Frame 1 (no input): blank canvas, image omitted
Frame 60 (no input): blank canvas, image omitted
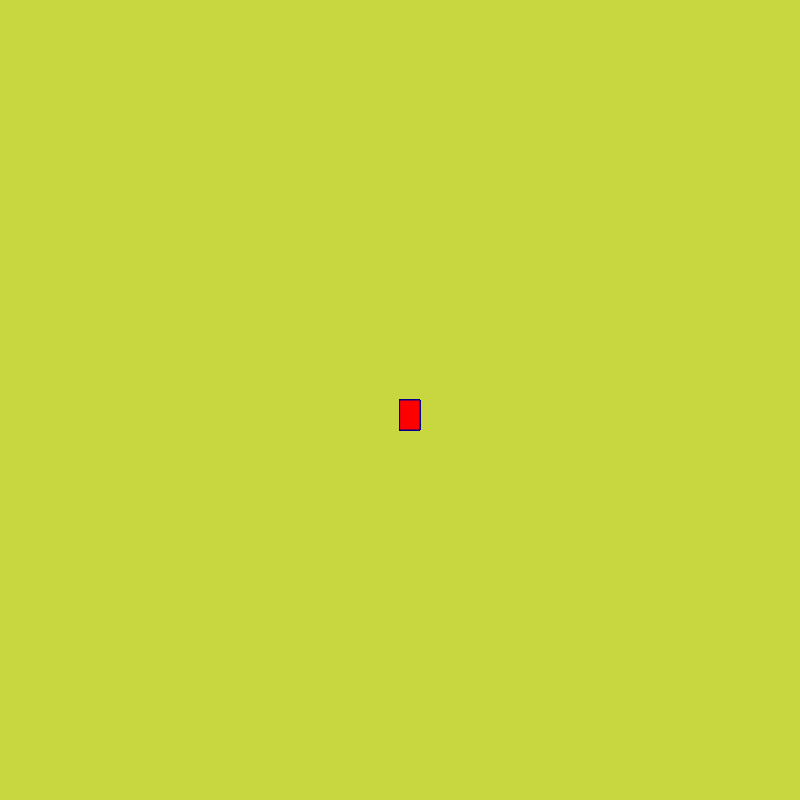
Frame 120 (the mouse pressed at the canvas centre since frame 60)

The p5.js sketch whose frames 1 and 60 were blank and that drew this single picture after the mouse press (run headless with seeded random() and noise() and a simulated clock; from frame 60 on, the mouse is pressed at the canvas centre):

// p5.js sketch
// ── sketch.js
function setup() {
    createCanvas(800,800);
    background("#C8D640");
  }
  
  function draw() {
    stroke("darkblue");
   strokeWeight(1);
   fill("red");
   if(mouseIsPressed){
     rect(mouseX, mouseY, 20, 30);
    }
  }
